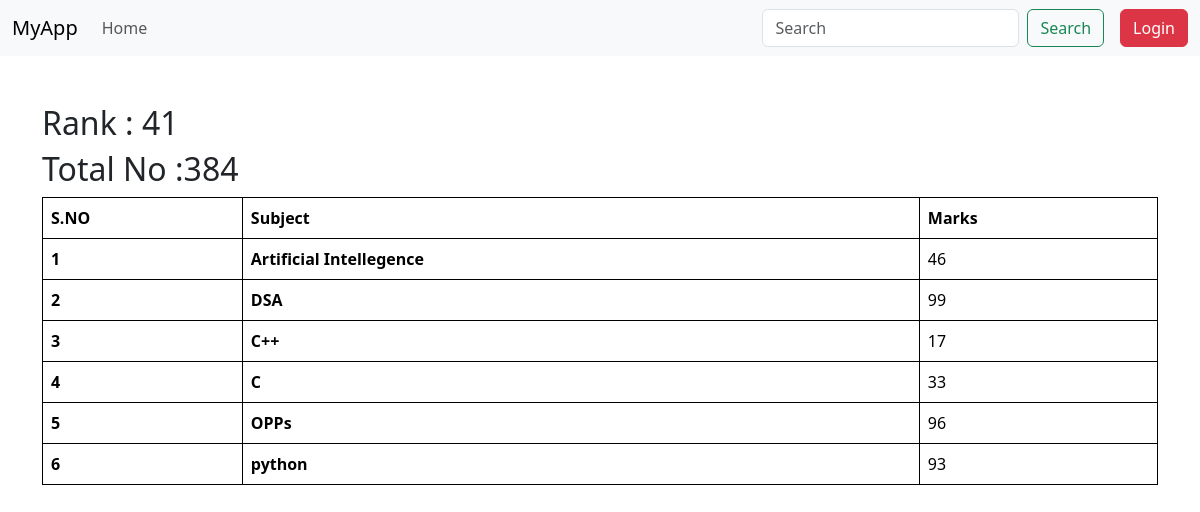
The page /marks/STU345/ on the database its author committed.
### vege/models.py (models this page shows, shortened)
class SubjectMark(models.Model):
    student=models.ForeignKey(Student, related_name="studentmark", on_delete=models.CASCADE)
    subject=models.ForeignKey(Subject,  on_delete=models.CASCADE)
    marks= models.IntegerField()

class Subject(models.Model):
    subject_name=models.CharField(max_length=100)

### vege/views.py (the view)
# urls.py: path('marks/<student_id>/', See_Mark ,  name='marks'),
def See_Mark(request, student_id):
    queryset = SubjectMark.objects.filter(student__student_id__student_id=student_id)
    total_mark=queryset.aggregate(total_marks=Sum('marks'))
    ranks= Student.objects.annotate(marks=Sum("studentmark__marks")).order_by("marks")
    current_rank=-1
    i=1
    for rank in ranks :
        if student_id==rank.student_id.student_id:
            current_rank=i
            break
        i=i+1
    return render(request, 'mark.html', {'queryset': queryset,'total_mark':total_mark,'current_rank':current_rank})

### vege/models.py (called while the page is built)
    def get_queryset(self) :
        return super().get_queryset().filter(is_deleted=False)

### vege/templates/mark.html
{% extends "base.html" %}
{% block start %}
<div class="container mt-5 mb-4">
    <h2>Rank : {{current_rank}}</h2>
    <h2>Total No :{{total_mark.total_marks}}</h2>
    <table class="table p-4">
        <thead>
            <tr>
                <th scope="col">S.NO</th>
                <th scope="col">Subject</th>
                <th scope="col">Marks</th>
            </tr>
        </thead>
        <tbody>
            {% for mark in queryset %}
            <tr>
                <th scope="row">{{ forloop.counter }}</th>
                <td><b>{{ mark.subject.subject_name }}</b></td>
                <td>{{ mark.marks }}</td>
            </tr>
            {% empty %}
            <tr>
                <td colspan="3">No marks found for this student.</td>
            </tr>
            {% endfor %}
        </tbody>
    </table>
</div>
{% endblock %}

### home/templates/base.html (style rules this page uses)
table, th, td { border: 1px solid black; border-collapse: collapse; }

### rows shown on the page
SubjectMark: subject.subject_name "Artificial Intellegence", marks "46"
SubjectMark: subject.subject_name "DSA", marks "99"
SubjectMark: subject.subject_name "C++", marks "17"
SubjectMark: subject.subject_name "C", marks "33"
SubjectMark: subject.subject_name "OPPs", marks "96"
SubjectMark: subject.subject_name "python", marks "93"

### other values the page prints
{{ current_rank }} "41"
{{ total_mark.total_marks }} "384"
